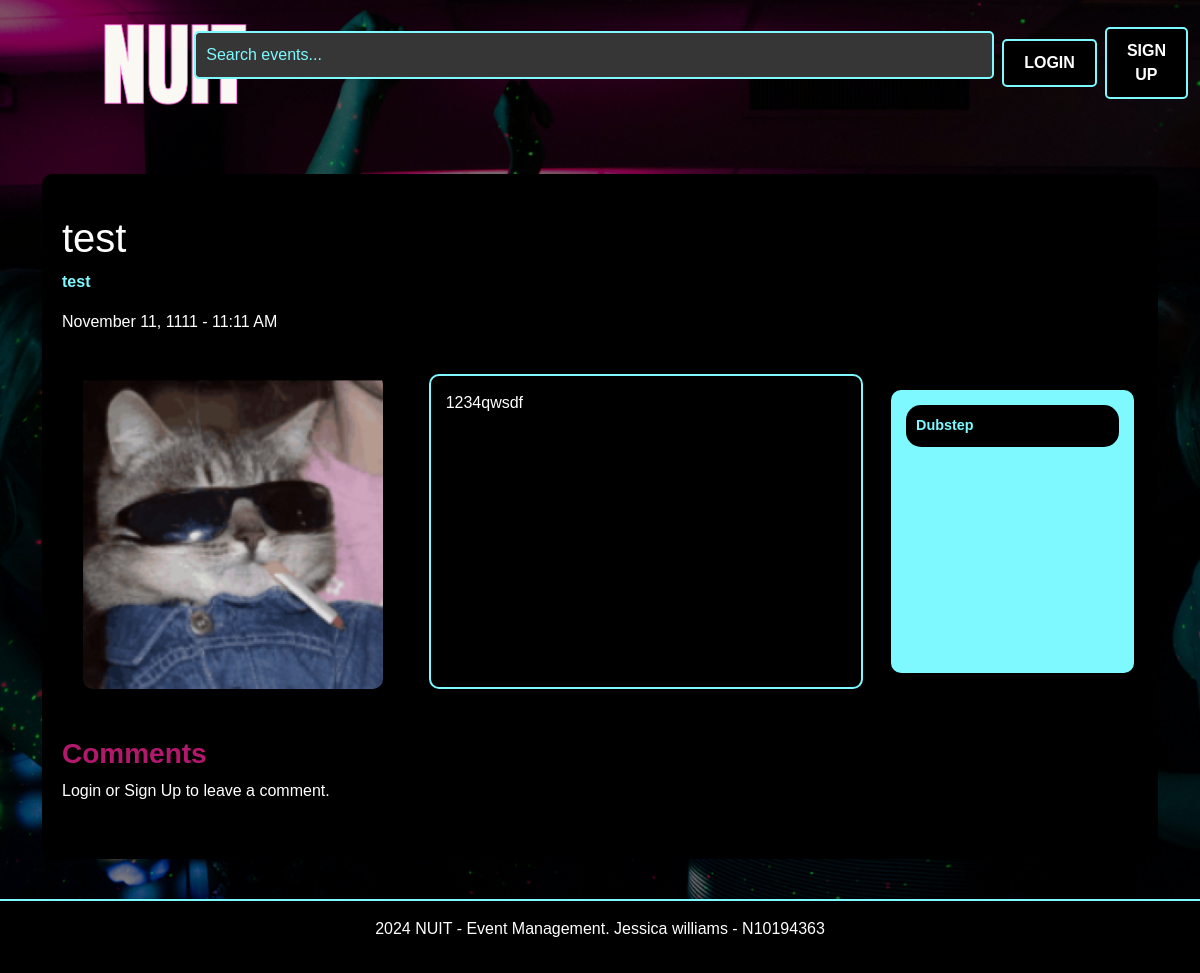
/event-details/1, run on an earlier commit of the app's database.
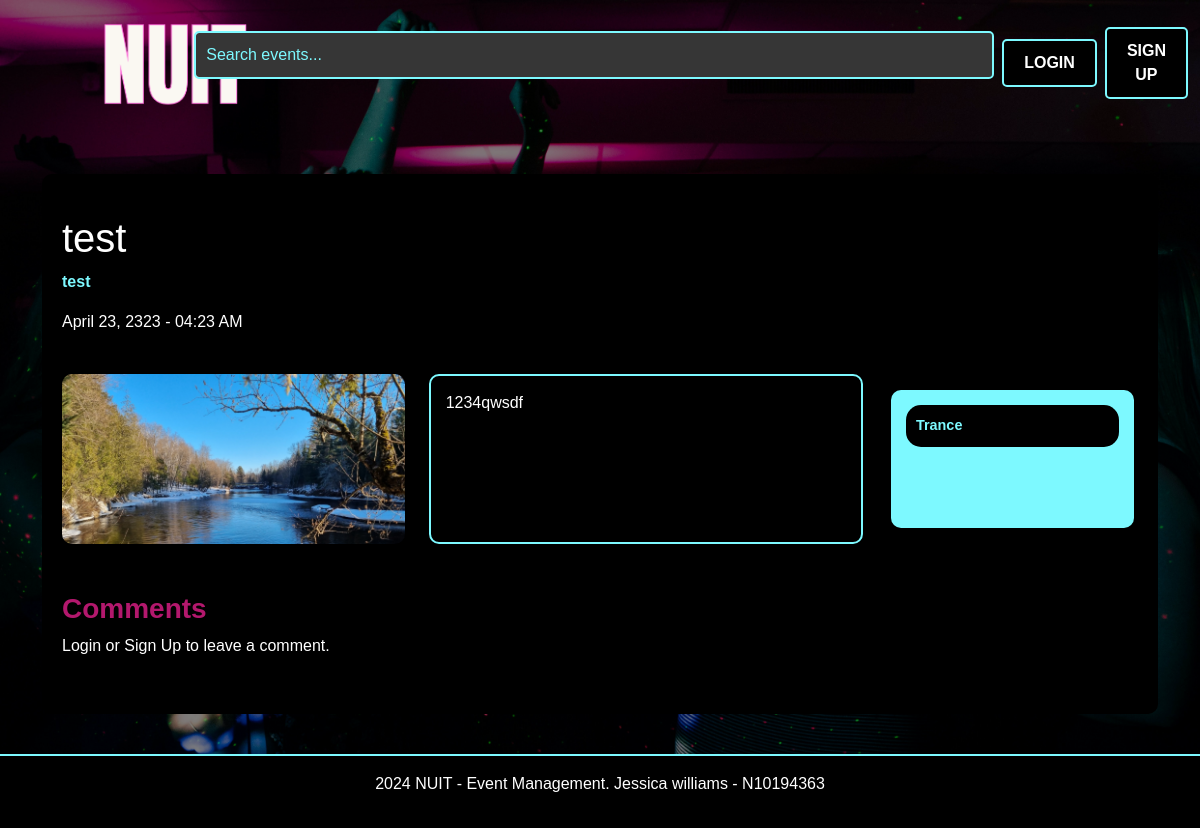
And on a later commit of the database.
### website/models.py (models this page shows)
class Event(db.Model):
    id = db.Column(db.Integer, primary_key=True)
    name = db.Column(db.String(100), nullable=False)
    location = db.Column(db.String(100), nullable=False)
    date = db.Column(db.DateTime, nullable=False)
    description = db.Column(db.Text, nullable=True)
    available_tickets = db.Column(db.Integer, nullable=False)
    categories = db.Column(db.String(200), nullable=False)
    image = db.Column(db.String(100), nullable=True)
    creator_id = db.Column(db.Integer, db.ForeignKey('user.id'), nullable=False)
    comments = db.relationship('Comment', backref='event', lazy=True)
    bookings = db.relationship('Booking', backref='event', lazy=True)

### website/views.py (the view)
@main_bp.route('/event-details/<int:event_id>', methods=['GET', 'POST'])
def event_details(event_id):
    event = Event.query.get_or_404(event_id)
    comments = Comment.query.filter_by(event_id=event_id).all()
    comment_form = CommentForm()
    booking_form = BookingForm()
    return render_template('event_details.html', event=event, comments=comments, comment_form=comment_form, booking_form=booking_form)

### website/forms.py
class CommentForm(FlaskForm):
    text = TextAreaField("Comment", validators=[InputRequired(), Length(max=500)])
    submit = SubmitField("Post")

class BookingForm(FlaskForm):
    quantity = IntegerField("Ticket Quantity", validators=[InputRequired(), NumberRange(min=1)])
    user_id = HiddenField("UserID", validators=[InputRequired()])
    event_id = HiddenField("EventID", validators=[InputRequired()])
    submit = SubmitField("Book Now")

### website/templates/event_details.html (shortened to what this page needs)
{% extends "base.html" %} {% from "bootstrap5/form.html" import render_form %}
{% block content %}
<div class="container mt-5">
  <div class="section-background">
    <div class="row d-flex justify-content-between align-items-center">
      <div class="col-md-6">
        <h1>{{ event.name }}</h1>
        <p class="location">{{ event.location }}</p>
        <p>{{ event.date.strftime('%B %d, %Y - %I:%M %p') }}</p>
      </div>
    </div>
    <div class="row d-flex align-items-stretch mt-4">
      <div class="col-md-4 d-flex justify-content-center align-items-stretch">
        <img
        src="{{ url_for('static', filename=event.image.replace('website/static/', '')) }}"
        alt="Event Image"
        class="img-fluid"
        style="max-width: 100%; border-radius: 10px"
      />
      </div>
      <div class="col-md-5 d-flex flex-column">
        <div
          class="description d-flex flex-column justify-content-between"
          style="
            background-color: black;
            color: white;
            border: 2px solid #7df9ff;
            padding: 15px;
            border-radius: 10px;
            height: 100%;
          "
        >
          <p style="text-align: justify">{{ event.description }}</p>
        </div>
      </div>
      <div
        class="col-md-3 d-flex flex-column justify-content-start p-3 align-items-stretch"
      >
        <div class="music-tags d-flex flex-column justify-content-start">
          {% for category in event.categories.split(',') %}
          <span class="pill-tag">{{ category }}</span>
          {% endfor %}
        </div>
      </div>
    </div>
    <div class="row mt-5">
      <h3>Comments</h3>
        </div>
        {% if current_user.is_authenticated %}
        <h4>Leave a Comment</h4>
        <form
          method="POST"
          action="{{ url_for('event_bp.post_comment', event_id=event.id) }}"
        >
          {{ comment_form.hidden_tag() }}
          <div class="mb-3">
            {{ comment_form.text.label(class="form-label") }} {{
              comment_form.text(class="form-control", rows="3") }}
          </div>
          {{ comment_form.submit(class="btn btn-primary") }}
        </form>
        {% else %}
        <p>Login or Sign Up to leave a comment.</p>
          {% endif %}
      </div>
    </div>
{% endblock %}

### website/templates/base.html (shortened to what this page needs)
<html>
  <head>
    <link
      href="https://cdn.jsdelivr.net/npm/bootstrap@5.3.2/dist/css/bootstrap.min.css"
      rel="stylesheet"
    />
    <link
      rel="stylesheet"
      href="{{ url_for('static', filename='css/styles.css') }}"
    />
  </head>
  <body>
    <header>
      <nav class="navbar navbar-expand-lg navbar-dark bg-dark">
        <div
          class="container-fluid d-flex justify-content-between align-items-center"
        >
          <a class="navbar-brand" href="{{ url_for('main.index') }}">
            <img src="static/img/logo.png" alt="Nuit Logo" class="logo" />
          </a>
          <form class="d-flex mx-auto">
            <input
              class="form-control"
              type="search"
              placeholder="Search events..."
              aria-label="Search"
              style="width: 800px"
            />
          </form>
          {% if current_user.is_authenticated %}
          <div class="d-flex ms-2">
            <a href="{{ url_for('main.user_events') }}" class="btn"
              >My Events</a
            >
          </div>
          <div class="d-flex ms-2">
            <a href="{{ url_for('main.booking_history') }}" class="btn"
              >Booking History</a
            >
          </div>
          <div class="d-flex ms-2">
            <a href="{{ url_for('auth.logout') }}" class="btn">Log Out</a>
          </div>
          {% else %}
          <div class="d-flex ms-2">
            <button
              type="button"
              class="btn btn-filter"
              data-bs-toggle="modal"
              data-bs-target="#loginModal"
            >
              Login
            </button>
          </div>
          <div class="d-flex ms-2">
            <button
              type="button"
              class="btn"
              data-bs-toggle="modal"
              data-bs-target="#registerModal"
            >
              SIGN UP
            </button>
            {% endif %}
          </div>
        </div>
      </nav>
    </header>
    {% block content %} {% endblock %}
    <footer class="footer bg-dark text-white text-center py-3 mt-auto">
      <p>2024 NUIT - Event Management. Jessica williams - N10194363</p>
    </footer>
  </body>
</html>

### website/static/css/styles.css (style rules this page uses)
body, h1, h2, h3, h4, h5, h6, p, a, button, input, footer, .search-bar { font-family: Verdana, Geneva, sans-serif; }
h3,h4 { color: rgb(179, 24, 109); font-weight: bold; }
html, body { height: 100%; margin: 0; }
body { display: flex; flex-direction: column; justify-content: space-between; }
.navbar { background-color: transparent !important; border: none; }
.logo { height: 100px; width: auto; max-width: 100%; margin-left: 80px; margin-right: 20px; }
.btn { background-color: #000000; color: white; border: 2px solid rgb(125, 249, 255); padding: 10px 20px; border-radius: 5px; font-weight: bold; text-transform: uppercase; transition: background-color 0.3s ease, border-color 0.3s ease; }
.location { color: #7DF9FF; font-weight: bold; }
body { background-image: url('../img/background.jpg'); background-size: cover; background-position: center; background-repeat: no-repeat; background-attachment: fixed; color: white; position: relative; z-index: 0; }
body::before { content: ""; position: fixed; top: 0; left: 0; width: 100%; height: 100%; background-color: rgba(0, 0, 0, 0.5); z-index: -1; }
.section-background { background-color: black; padding: 40px 20px; margin-bottom: 40px; border-radius: 10px; }
.footer { background-color: #000000 !important; color: white !important; padding: 20px; text-align: center; border-top: 2px solid #7DF9FF; flex-shrink: 0; }
.music-tags { background-color: #7DF9FF; border-radius: 10px; padding: 15px; width: 100%; box-sizing: border-box; height: 100%; }
.pill-tag { background-color: black; color: #7DF9FF; border-radius: 15px; padding: 10px; font-size: 0.9rem; font-weight: bold; margin-bottom: 10px; }
.form-control { background-color: rgb(54, 54, 54); color: #7DF9FF; border: 2px solid #7DF9FF; border-radius: 5px; padding: 10px; }
.form-control::placeholder { color: #7DF9FF; }

What changed in the data, as far as the page shows it:
changed Event "test": date "November 11, 1111 - 11:11 AM" → "April 23, 2323 - 04:23 AM"; image: a different picture; categories "Dubstep" → "Trance"
